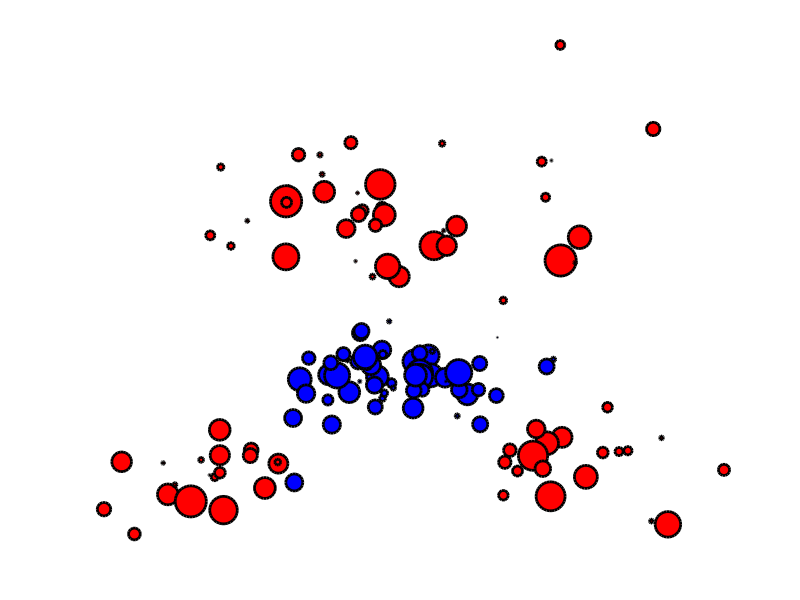

Source code (MATLAB): (Note: this script raises an error after producing the figure.)
getd = @(p)path(p,path);
getd('toolbox_signal/');
getd('toolbox_general/');



flat = @(x)x(:);
Cols = @(n0,n1)sparse( flat(repmat(1:n1, [n0 1])), ...
             flat(reshape(1:n0*n1,n0,n1) ), ...
             ones(n0*n1,1) );
Rows = @(n0,n1)sparse( flat(repmat(1:n0, [n1 1])), ...
             flat(reshape(1:n0*n1,n0,n1)' ), ...
             ones(n0*n1,1) );
Sigma = @(n0,n1)[Rows(n0,n1);Cols(n0,n1)];



maxit = 1e4; tol = 1e-9;
otransp = @(C,p0,p1)reshape( perform_linprog( ...
        Sigma(length(p0),length(p1)), ...
        [p0(:);p1(:)], C(:), 0, maxit, tol), [length(p0) length(p1)] );

    
n0 = 60;
n1 = 80;


gauss = @(q,a,c)a*randn(2,q)+repmat(c(:), [1 q]);
%The sample points are a 2xn_i matrix
X0 = randn(2,n0)*.3;
X1 = [gauss(n1/2,.5, [0 1.6]) gauss(n1/4,.3, [-1 -1]) gauss(n1/4,.3, [1 -1])];    
    
    

normalize = @(a)a/sum(a(:));
p0 = normalize(rand(n0,1));
p1 = normalize(rand(n1,1));



myplot = @(x,y,ms,col)plot(x,y, 'o', 'MarkerSize', ms, 'MarkerEdgeColor', 'k', 'MarkerFaceColor', col, 'LineWidth', 2);




clf; hold on;
for i=1:length(p0)
    myplot(X0(1,i), X0(2,i), p0(i)*length(p0)*10, 'b');
end
for i=1:length(p1)
    myplot(X1(1,i), X1(2,i), p1(i)*length(p1)*10, 'r');
end
axis([min(X1(1,:)) max(X1(1,:)) min(X1(2,:)) max(X1(2,:))]); axis off;


    C = repmat( sum(X0.^2)', [1 n1] ) + ...
    repmat( sum(X1.^2), [n0 1] ) - 2*X0'*X1;



gamma = otransp(C,p0,p1);
fprintf('Number of non-zero: %d (n0+n1-1=%d)\n', full(sum(gamma(:)~=0)), n0+n1-1);
fprintf('Constraints deviation (should be 0): %.2e, %.2e.\n', norm(sum(gamma,2)-p0(:)),  norm(sum(gamma,1)'-p1(:)));


